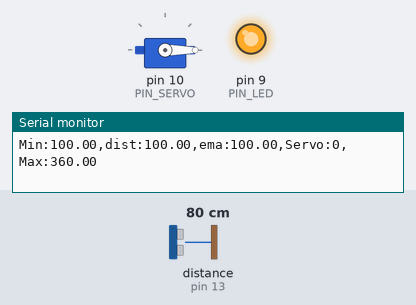
The sketch below on a simulated Arduino Uno, built with avr-gcc and run on an emulated ATmega328P. On the bench: servo, output pins drawn as LEDs (lit = HIGH), the last lines printed to the serial monitor. Wiring (inferred from the names in the program): ultrasonic range finder: trigger pin 12; echo pin 13. The inputs (shaded band) are chosen by the test bench; at power-on: distance to the obstacle (sensor on pin 13) 80 cm. The echo pulse lasts 58.3 µs per cm; pins used as bus, display or sensor lines are not drawn.

Above: at 1.2 s.
1.3 s: distance to the obstacle (sensor on pin 13) set to 35 cm
At 2.12 s:
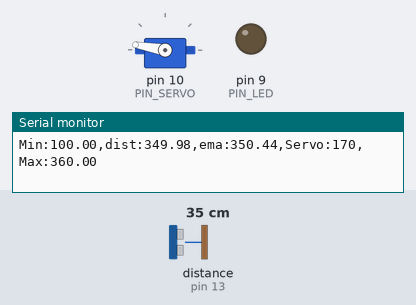
4.3 s: distance to the obstacle (sensor on pin 13) set to 2 cm
At 5.4 s:
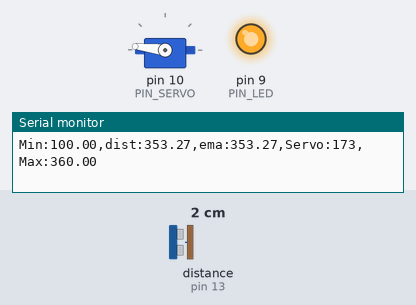
5.8 s: distance to the obstacle (sensor on pin 13) set to 18 cm
At 6.7 s:
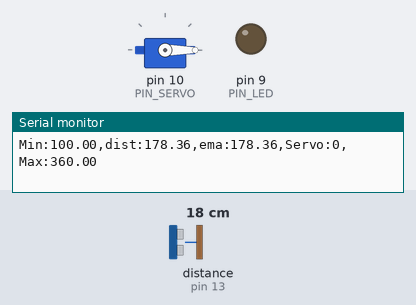
7.4 s: distance to the obstacle (sensor on pin 13) set to 12 cm
8.9 s: distance to the obstacle (sensor on pin 13) set to 9 cm
At 9.6 s:
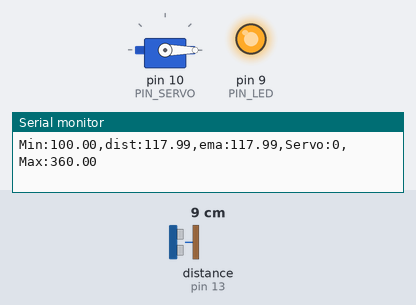
Timing chart, 0 to 11.4 s (numbered marks = the images above; inputs shaded):
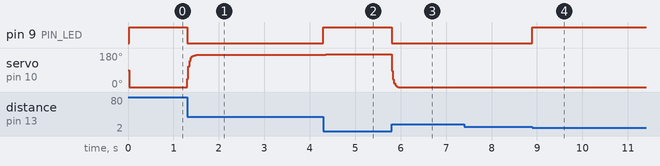

The sketch:

11_example_1.ino
```cpp
#include <Servo.h>

// Arduino pin assignment
#define PIN_LED   9   // LED active-low
#define PIN_TRIG  12  // sonar sensor TRIGGER
#define PIN_ECHO  13  // sonar sensor ECHO
#define PIN_SERVO 10  // servi motor

// configurable parameters for sonar
#define SND_VEL 346.0     // sound velocity at 24 celsius degree (unit: m/sec)
#define INTERVAL 25      // sampling interval (unit: msec)
#define PULSE_DURATION 10 // ultra-sound Pulse Duration (unit: usec)
#define _DIST_MIN 100.0   // minimum distance to be measured (unit: mm)
#define _DIST_MAX 360.0   // maximum distance to be measured (unit: mm)

#define TIMEOUT ((INTERVAL / 2) * 1000.0) // maximum echo waiting time (unit: usec)
#define SCALE (0.001 * 0.5 * SND_VEL) // coefficent to convert duration to distance

#define _EMA_ALPHA 0.5    // EMA weight of new sample (range: 0 to 1)
                          // Setting EMA to 1 effectively disables EMA filter.

// Target Distance
#define _TARGET_LOW  180.0
#define _TARGET_HIGH 360.0

// duty duration for myservo.writeMicroseconds()
// NEEDS TUNING (servo by servo)

#define _DUTY_MIN 550 // servo full clockwise position (0 degree)
#define _DUTY_NEU ((_DUTY_MIN + _DUTY_MAX) / 2) // servo neutral position (90 degree)
#define _DUTY_MAX 2400 // servo full counterclockwise position (180 degree)

// global variables
float  dist_ema, dist_prev = _DIST_MAX; // unit: mm
unsigned long last_sampling_time;       // unit: ms

Servo myservo;

void setup() {
  // initialize GPIO pins
  pinMode(PIN_LED, OUTPUT);
  pinMode(PIN_TRIG, OUTPUT);    // sonar TRIGGER
  pinMode(PIN_ECHO, INPUT);     // sonar ECHO
  digitalWrite(PIN_TRIG, LOW);  // turn-off Sonar

  myservo.attach(PIN_SERVO);
  myservo.writeMicroseconds(_DUTY_NEU);

  // initialize USS related variables
  dist_prev = _DIST_MIN; // raw distance output from USS (unit: mm)

  // initialize serial port
  Serial.begin(57600);
}

void loop() {
  float  dist_raw;

  // wait until next sampling time.
  if (millis() < (last_sampling_time + INTERVAL))
    return;

  dist_raw = USS_measure(PIN_TRIG, PIN_ECHO); // read distance

  if ((dist_raw == 0.0) || (dist_raw > _DIST_MAX)) {
    dist_raw = dist_prev;           // Cut higher than maximum
    digitalWrite(PIN_LED, 1);       // LED OFF
  } else if (dist_raw < _DIST_MIN) {
    dist_raw = dist_prev;           // cut lower than minimum
    digitalWrite(PIN_LED, 1);       // LED OFF
  } else {    // In desired Range
    dist_prev = dist_raw;
    digitalWrite(PIN_LED, 0);       // LED ON
  }

  // Apply ema filter here
  dist_ema = dist_ema * _EMA_ALPHA + dist_raw * (1 - _EMA_ALPHA);

  // adjust servo position according to the USS read value
  // add your code here!

  myservo.writeMicroseconds(
    map(dist_ema, 180, 360, _DUTY_MIN, _DUTY_MAX)
  );

  // output the distance to the serial port
  Serial.print("Min:");    Serial.print(_DIST_MIN);
  Serial.print(",dist:");  Serial.print(dist_raw);
  Serial.print(",ema:");  Serial.print(dist_ema);
  Serial.print(",Servo:"); Serial.print(myservo.read());
  Serial.print(",Max:");   Serial.print(_DIST_MAX);
  Serial.println("");

  // update last sampling time
  last_sampling_time += INTERVAL;
}

// get a distance reading from USS. return value is in millimeter.
float USS_measure(int TRIG, int ECHO)
{
  digitalWrite(TRIG, HIGH);
  delayMicroseconds(PULSE_DURATION);
  digitalWrite(TRIG, LOW);

  return pulseIn(ECHO, HIGH, TIMEOUT) * SCALE; // unit: mm
}
```

Measured:
- the behaviour switches between 11 and 10 cm on distance to the obstacle (sensor on pin 13) (found by bisection; images 3 and 4)
- after the input at 4.3 s, pin 9 (PIN_LED): LOW → HIGH at once; servo on pin 10 (PIN_SERVO): goes on until 4.4 s, then stays 173°
- after the input at 5.8 s, pin 9 (PIN_LED): HIGH → LOW at once; servo on pin 10 (PIN_SERVO): 173° → 0° at once
- after the input at 8.9 s, pin 9 (PIN_LED): LOW → HIGH at once
